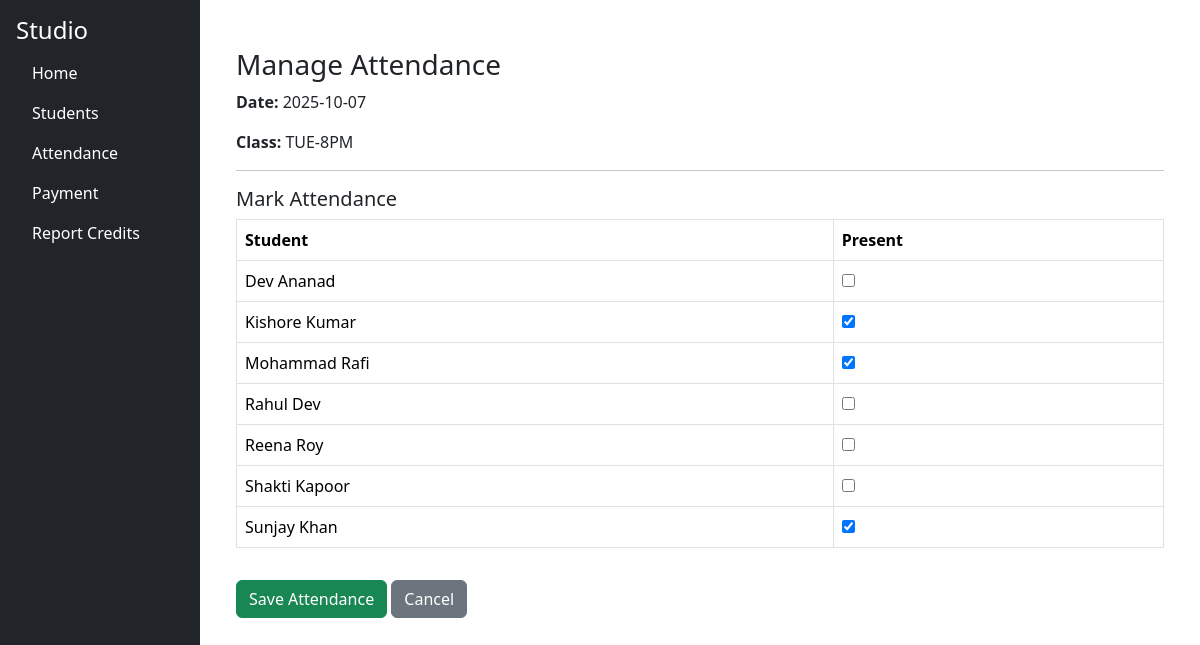
Screenshot of /attendance/attendance/manage?class_id=2&attendance_date=2025-10-07 with the database file from the repository.
### tables this page shows
CREATE TABLE class_names (
        id INTEGER PRIMARY KEY AUTOINCREMENT,
        name TEXT UNIQUE NOT NULL
    );

CREATE TABLE students (
        id INTEGER PRIMARY KEY AUTOINCREMENT,
        first_name TEXT,
        last_name TEXT,
        phone TEXT,
        email_id TEXT
    );

### studio/attendance/routes/attendance_routes.py (the view)
@attendance_bp.route("/attendance/manage", methods=["GET", "POST"])
def manage_attendance():
    conn = get_connection()
    cur = conn.cursor()
    if request.method == "POST":
        class_id = request.form.get("class_id")
        attendance_date = request.form.get("attendance_date")
        student_ids = request.form.getlist("students")
        cur.execute("""
            DELETE FROM attendance WHERE class_id = ? AND attendance_date = ?
        """, (class_id, attendance_date))
        for sid in student_ids:
            cur.execute("""
                INSERT INTO attendance (student_id, class_id, attendance_date)
                VALUES (?, ?, ?)
            """, (sid, class_id, attendance_date))
        conn.commit()
        conn.close()
        flash("Attendance updated successfully.", "success")
        return redirect(url_for("attendance_bp.attendance_dashboard"))
    else:
        class_id = request.args.get("class_id")
        attendance_date = request.args.get("attendance_date")
        cur.execute("SELECT id, name FROM class_names ORDER BY name")
        classes = cur.fetchall()
        cur.execute("SELECT id, first_name || ' ' || last_name AS name FROM students ORDER BY name")
        students = cur.fetchall()
        cur.execute("""
            SELECT student_id FROM attendance
            WHERE class_id = ? AND attendance_date = ?
        """, (class_id, attendance_date))
        attended = [str(row[0]) for row in cur.fetchall()]
        conn.close()
        return render_template(
            "attendance_manage.html",
            classes=classes,
            students=students,
            attended=attended,
            selected_class=class_id,
            selected_date=attendance_date
        )

### studio/db/db.py (called while the page is built)
def get_connection():
    conn = sqlite3.connect(DB_PATH)
    conn.row_factory = sqlite3.Row
    return conn

### studio/attendance/templates/attendance_manage.html (shortened to what this page needs)
{% extends "base.html" %}
{% block content %}
<div class="container mt-4">
  <h3>Manage Attendance</h3>
  <form method="post" action="{{ url_for('attendance_bp.manage_attendance') }}">
    <p><strong>Date:</strong> {{ selected_date }}</p>
    <p><strong>Class:</strong>
      {% for c in classes %}
        {% if c[0] == selected_class|int %}{{ c[1] }}{% endif %}
      {% endfor %}
    </p>
    <hr>
    <h5>Mark Attendance</h5>
    <table class="table table-bordered">
      <thead>
        <tr><th>Student</th><th>Present</th></tr>
      </thead>
      <tbody>
        {% for s in students %}
        <tr>
          <td>{{ s['name'] }}</td>
          <td>
            <input type="checkbox" name="students" value="{{ s['id'] }}"
                   {% if s['id']|string in attended %}checked{% endif %}>
          </td>
        </tr>
        {% endfor %}
      </tbody>
    </table>
    <button type="submit" class="btn btn-success mt-3">Save Attendance</button>
    <a href="{{ url_for('attendance_bp.attendance_dashboard') }}" class="btn btn-secondary mt-3">Cancel</a>
  </form>
</div>
{% endblock %}

### rows the page displays
class_names: name "TUE-8PM"
students: name "Dev Ananad"
students: name "Kishore Kumar", students "☑"
students: name "Mohammad Rafi", students "☑"
students: name "Rahul Dev"
students: name "Reena Roy"
students: name "Shakti Kapoor"
students: name "Sunjay Khan", students "☑"

### other values shown
{{ selected_date }} "2025-10-07"
